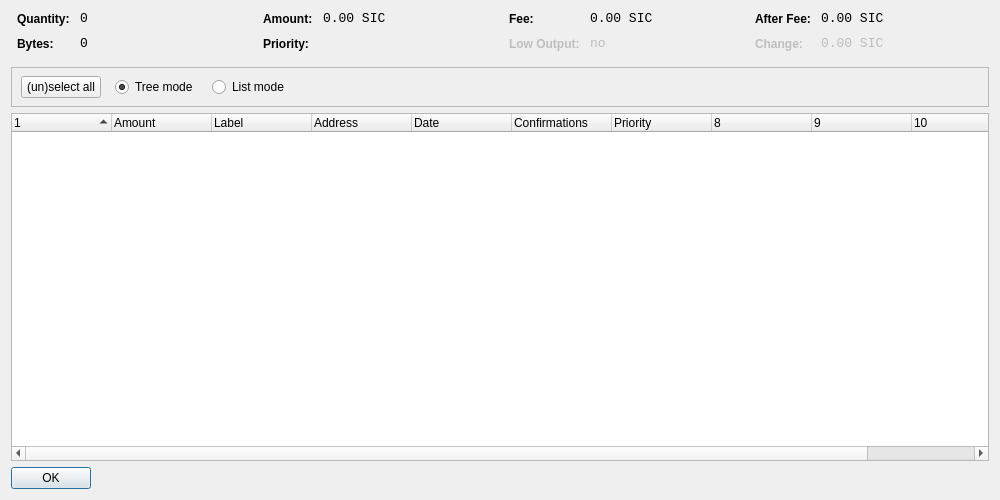
<?xml version="1.0" encoding="UTF-8"?>
<ui version="4.0">
 <class>CoinControlDialog</class>
 <widget class="QDialog" name="CoinControlDialog">
  <property name="geometry">
   <rect>
    <x>0</x>
    <y>0</y>
    <width>1000</width>
    <height>500</height>
   </rect>
  </property>
  <property name="windowTitle">
   <string>Coin Control</string>
  </property>
  <layout class="QVBoxLayout" name="verticalLayout">
   <item>
    <layout class="QHBoxLayout" name="horizontalLayoutTop" stretch="0,0,0,0">
     <property name="topMargin">
      <number>0</number>
     </property>
     <property name="bottomMargin">
      <number>10</number>
     </property>
     <item>
      <layout class="QFormLayout" name="formLayoutCoinControl1">
       <property name="horizontalSpacing">
        <number>10</number>
       </property>
       <property name="verticalSpacing">
        <number>10</number>
       </property>
       <property name="leftMargin">
        <number>6</number>
       </property>
       <property name="rightMargin">
        <number>6</number>
       </property>
       <item row="0" column="0">
        <widget class="QLabel" name="labelCoinControlQuantityText">
         <property name="styleSheet">
          <string notr="true">font-weight:bold;</string>
         </property>
         <property name="text">
          <string>Quantity:</string>
         </property>
        </widget>
       </item>
       <item row="0" column="1">
        <widget class="QLabel" name="labelCoinControlQuantity">
         <property name="font">
          <font>
           <family>Monospace</family>
           <pointsize>10</pointsize>
          </font>
         </property>
         <property name="cursor">
          <cursorShape>IBeamCursor</cursorShape>
         </property>
         <property name="contextMenuPolicy">
          <enum>Qt::ActionsContextMenu</enum>
         </property>
         <property name="text">
          <string notr="true">0</string>
         </property>
         <property name="textInteractionFlags">
          <set>Qt::LinksAccessibleByMouse|Qt::TextSelectableByKeyboard|Qt::TextSelectableByMouse</set>
         </property>
        </widget>
       </item>
       <item row="1" column="0">
        <widget class="QLabel" name="labelCoinControlBytesText">
         <property name="styleSheet">
          <string notr="true">font-weight:bold;</string>
         </property>
         <property name="text">
          <string>Bytes:</string>
         </property>
        </widget>
       </item>
       <item row="1" column="1">
        <widget class="QLabel" name="labelCoinControlBytes">
         <property name="font">
          <font>
           <family>Monospace</family>
           <pointsize>10</pointsize>
          </font>
         </property>
         <property name="cursor">
          <cursorShape>IBeamCursor</cursorShape>
         </property>
         <property name="contextMenuPolicy">
          <enum>Qt::ActionsContextMenu</enum>
         </property>
         <property name="text">
          <string notr="true">0</string>
         </property>
         <property name="textInteractionFlags">
          <set>Qt::LinksAccessibleByMouse|Qt::TextSelectableByKeyboard|Qt::TextSelectableByMouse</set>
         </property>
        </widget>
       </item>
      </layout>
     </item>
     <item>
      <layout class="QFormLayout" name="formLayoutCoinControl2">
       <property name="horizontalSpacing">
        <number>10</number>
       </property>
       <property name="verticalSpacing">
        <number>10</number>
       </property>
       <property name="leftMargin">
        <number>6</number>
       </property>
       <property name="rightMargin">
        <number>6</number>
       </property>
       <item row="0" column="0">
        <widget class="QLabel" name="labelCoinControlAmountText">
         <property name="styleSheet">
          <string notr="true">font-weight:bold;</string>
         </property>
         <property name="text">
          <string>Amount:</string>
         </property>
        </widget>
       </item>
       <item row="0" column="1">
        <widget class="QLabel" name="labelCoinControlAmount">
         <property name="font">
          <font>
           <family>Monospace</family>
           <pointsize>10</pointsize>
          </font>
         </property>
         <property name="cursor">
          <cursorShape>IBeamCursor</cursorShape>
         </property>
         <property name="contextMenuPolicy">
          <enum>Qt::ActionsContextMenu</enum>
         </property>
         <property name="text">
          <string notr="true">0.00 SIC</string>
         </property>
         <property name="textInteractionFlags">
          <set>Qt::LinksAccessibleByMouse|Qt::TextSelectableByKeyboard|Qt::TextSelectableByMouse</set>
         </property>
        </widget>
       </item>
       <item row="1" column="0">
        <widget class="QLabel" name="labelCoinControlPriorityText">
         <property name="styleSheet">
          <string notr="true">font-weight:bold;</string>
         </property>
         <property name="text">
          <string>Priority:</string>
         </property>
        </widget>
       </item>
       <item row="1" column="1">
        <widget class="QLabel" name="labelCoinControlPriority">
         <property name="font">
          <font>
           <family>Monospace</family>
           <pointsize>10</pointsize>
          </font>
         </property>
         <property name="cursor">
          <cursorShape>IBeamCursor</cursorShape>
         </property>
         <property name="contextMenuPolicy">
          <enum>Qt::ActionsContextMenu</enum>
         </property>
         <property name="text">
          <string/>
         </property>
         <property name="textInteractionFlags">
          <set>Qt::LinksAccessibleByMouse|Qt::TextSelectableByKeyboard|Qt::TextSelectableByMouse</set>
         </property>
        </widget>
       </item>
      </layout>
     </item>
     <item>
      <layout class="QFormLayout" name="formLayoutCoinControl3">
       <property name="horizontalSpacing">
        <number>10</number>
       </property>
       <property name="verticalSpacing">
        <number>10</number>
       </property>
       <property name="leftMargin">
        <number>6</number>
       </property>
       <property name="rightMargin">
        <number>6</number>
       </property>
       <item row="0" column="0">
        <widget class="QLabel" name="labelCoinControlFeeText">
         <property name="styleSheet">
          <string notr="true">font-weight:bold;</string>
         </property>
         <property name="text">
          <string>Fee:</string>
         </property>
        </widget>
       </item>
       <item row="0" column="1">
        <widget class="QLabel" name="labelCoinControlFee">
         <property name="font">
          <font>
           <family>Monospace</family>
           <pointsize>10</pointsize>
          </font>
         </property>
         <property name="cursor">
          <cursorShape>IBeamCursor</cursorShape>
         </property>
         <property name="contextMenuPolicy">
          <enum>Qt::ActionsContextMenu</enum>
         </property>
         <property name="text">
          <string notr="true">0.00 SIC</string>
         </property>
         <property name="textInteractionFlags">
          <set>Qt::LinksAccessibleByMouse|Qt::TextSelectableByKeyboard|Qt::TextSelectableByMouse</set>
         </property>
        </widget>
       </item>
       <item row="1" column="0">
        <widget class="QLabel" name="labelCoinControlLowOutputText">
         <property name="enabled">
          <bool>false</bool>
         </property>
         <property name="styleSheet">
          <string notr="true">font-weight:bold;</string>
         </property>
         <property name="text">
          <string>Low Output:</string>
         </property>
        </widget>
       </item>
       <item row="1" column="1">
        <widget class="QLabel" name="labelCoinControlLowOutput">
         <property name="enabled">
          <bool>false</bool>
         </property>
         <property name="font">
          <font>
           <family>Monospace</family>
           <pointsize>10</pointsize>
          </font>
         </property>
         <property name="cursor">
          <cursorShape>IBeamCursor</cursorShape>
         </property>
         <property name="contextMenuPolicy">
          <enum>Qt::ActionsContextMenu</enum>
         </property>
         <property name="text">
          <string notr="true">no</string>
         </property>
         <property name="textInteractionFlags">
          <set>Qt::LinksAccessibleByMouse|Qt::TextSelectableByKeyboard|Qt::TextSelectableByMouse</set>
         </property>
        </widget>
       </item>
      </layout>
     </item>
     <item>
      <layout class="QFormLayout" name="formLayoutCoinControl4">
       <property name="horizontalSpacing">
        <number>10</number>
       </property>
       <property name="verticalSpacing">
        <number>10</number>
       </property>
       <property name="leftMargin">
        <number>6</number>
       </property>
       <property name="rightMargin">
        <number>6</number>
       </property>
       <item row="0" column="0">
        <widget class="QLabel" name="labelCoinControlAfterFeeText">
         <property name="styleSheet">
          <string notr="true">font-weight:bold;</string>
         </property>
         <property name="text">
          <string>After Fee:</string>
         </property>
        </widget>
       </item>
       <item row="0" column="1">
        <widget class="QLabel" name="labelCoinControlAfterFee">
         <property name="font">
          <font>
           <family>Monospace</family>
           <pointsize>10</pointsize>
          </font>
         </property>
         <property name="cursor">
          <cursorShape>IBeamCursor</cursorShape>
         </property>
         <property name="contextMenuPolicy">
          <enum>Qt::ActionsContextMenu</enum>
         </property>
         <property name="text">
          <string notr="true">0.00 SIC</string>
         </property>
         <property name="textInteractionFlags">
          <set>Qt::LinksAccessibleByMouse|Qt::TextSelectableByKeyboard|Qt::TextSelectableByMouse</set>
         </property>
        </widget>
       </item>
       <item row="1" column="0">
        <widget class="QLabel" name="labelCoinControlChangeText">
         <property name="enabled">
          <bool>false</bool>
         </property>
         <property name="styleSheet">
          <string notr="true">font-weight:bold;</string>
         </property>
         <property name="text">
          <string>Change:</string>
         </property>
        </widget>
       </item>
       <item row="1" column="1">
        <widget class="QLabel" name="labelCoinControlChange">
         <property name="enabled">
          <bool>false</bool>
         </property>
         <property name="font">
          <font>
           <family>Monospace</family>
           <pointsize>10</pointsize>
          </font>
         </property>
         <property name="cursor">
          <cursorShape>IBeamCursor</cursorShape>
         </property>
         <property name="contextMenuPolicy">
          <enum>Qt::ActionsContextMenu</enum>
         </property>
         <property name="text">
          <string notr="true">0.00 SIC</string>
         </property>
         <property name="textInteractionFlags">
          <set>Qt::LinksAccessibleByMouse|Qt::TextSelectableByKeyboard|Qt::TextSelectableByMouse</set>
         </property>
        </widget>
       </item>
      </layout>
     </item>
    </layout>
   </item>
   <item>
    <widget class="QFrame" name="frame">
     <property name="minimumSize">
      <size>
       <width>0</width>
       <height>40</height>
      </size>
     </property>
     <property name="frameShape">
      <enum>QFrame::StyledPanel</enum>
     </property>
     <property name="frameShadow">
      <enum>QFrame::Sunken</enum>
     </property>
     <widget class="QWidget" name="horizontalLayoutWidget">
      <property name="geometry">
       <rect>
        <x>10</x>
        <y>0</y>
        <width>781</width>
        <height>41</height>
       </rect>
      </property>
      <layout class="QHBoxLayout" name="horizontalLayoutPanel" stretch="0,0,0,0,0">
       <property name="spacing">
        <number>14</number>
       </property>
       <item>
        <widget class="QPushButton" name="pushButtonSelectAll">
         <property name="sizePolicy">
          <sizepolicy hsizetype="Maximum" vsizetype="Fixed">
           <horstretch>0</horstretch>
           <verstretch>0</verstretch>
          </sizepolicy>
         </property>
         <property name="text">
          <string>(un)select all</string>
         </property>
        </widget>
       </item>
       <item>
        <widget class="QRadioButton" name="radioTreeMode">
         <property name="sizePolicy">
          <sizepolicy hsizetype="Maximum" vsizetype="Fixed">
           <horstretch>0</horstretch>
           <verstretch>0</verstretch>
          </sizepolicy>
         </property>
         <property name="text">
          <string>Tree mode</string>
         </property>
         <property name="checked">
          <bool>true</bool>
         </property>
        </widget>
       </item>
       <item>
        <widget class="QRadioButton" name="radioListMode">
         <property name="sizePolicy">
          <sizepolicy hsizetype="Maximum" vsizetype="Fixed">
           <horstretch>0</horstretch>
           <verstretch>0</verstretch>
          </sizepolicy>
         </property>
         <property name="text">
          <string>List mode</string>
         </property>
        </widget>
       </item>
       <item>
        <spacer name="horizontalSpacer">
         <property name="orientation">
          <enum>Qt::Horizontal</enum>
         </property>
         <property name="sizeHint" stdset="0">
          <size>
           <width>40</width>
           <height>20</height>
          </size>
         </property>
        </spacer>
       </item>
      </layout>
     </widget>
    </widget>
   </item>
   <item>
    <widget class="CoinControlTreeWidget" name="treeWidget">
     <property name="contextMenuPolicy">
      <enum>Qt::CustomContextMenu</enum>
     </property>
     <property name="sortingEnabled">
      <bool>false</bool>
     </property>
     <property name="columnCount">
      <number>11</number>
     </property>
     <attribute name="headerShowSortIndicator" stdset="0">
      <bool>true</bool>
     </attribute>
     <attribute name="headerStretchLastSection">
      <bool>false</bool>
     </attribute>
     <column>
      <property name="text">
       <string/>
      </property>
     </column>
     <column>
      <property name="text">
       <string>Amount</string>
      </property>
     </column>
     <column>
      <property name="text">
       <string>Label</string>
      </property>
     </column>
     <column>
      <property name="text">
       <string>Address</string>
      </property>
     </column>
     <column>
      <property name="text">
       <string>Date</string>
      </property>
     </column>
     <column>
      <property name="text">
       <string>Confirmations</string>
      </property>
      <property name="toolTip">
       <string>Confirmed</string>
      </property>
     </column>
     <column>
      <property name="text">
       <string>Priority</string>
      </property>
     </column>
     <column>
      <property name="text">
       <string/>
      </property>
     </column>
     <column>
      <property name="text">
       <string/>
      </property>
     </column>
     <column>
      <property name="text">
       <string/>
      </property>
     </column>
     <column>
      <property name="text">
       <string/>
      </property>
     </column>
    </widget>
   </item>
   <item>
    <widget class="QDialogButtonBox" name="buttonBox">
     <property name="sizePolicy">
      <sizepolicy hsizetype="Maximum" vsizetype="Fixed">
       <horstretch>0</horstretch>
       <verstretch>0</verstretch>
      </sizepolicy>
     </property>
     <property name="orientation">
      <enum>Qt::Horizontal</enum>
     </property>
     <property name="standardButtons">
      <set>QDialogButtonBox::Ok</set>
     </property>
    </widget>
   </item>
  </layout>
 </widget>
 <customwidgets>
  <customwidget>
   <class>CoinControlTreeWidget</class>
   <extends>QTreeWidget</extends>
   <header>coincontroltreewidget.h</header>
  </customwidget>
 </customwidgets>
 <resources/>
 <connections/>
</ui>
